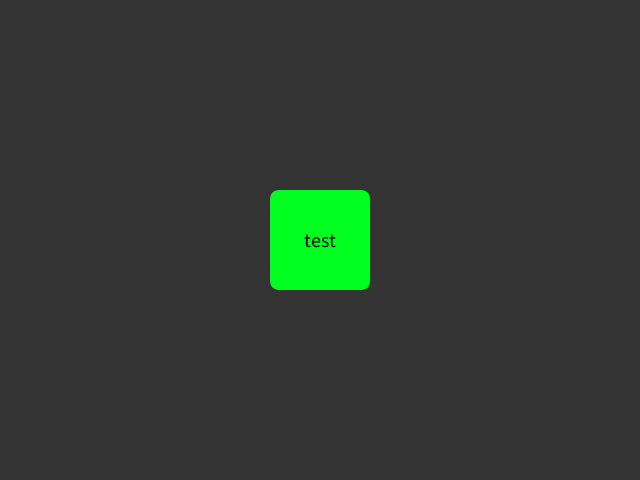
Frame 1 (no input)
Frame 60 (the mouse pressed at the canvas centre just before this capture): identical to frame 1, image omitted
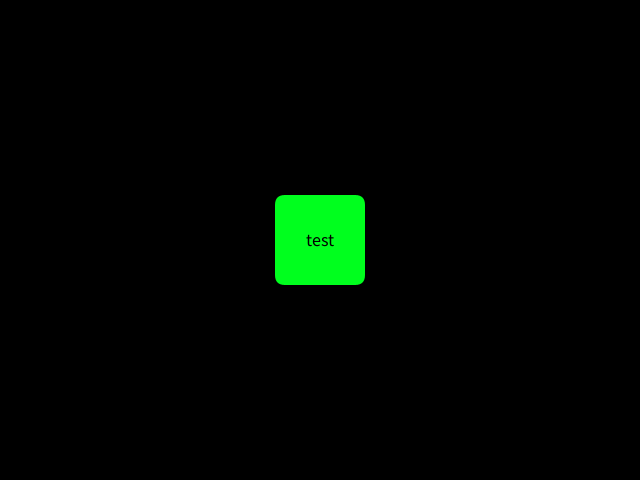
Frame 120 (the mouse held since frame 60 and released just before this capture)

The Processing sketch that drew these frames (run headless with seeded random() and noise(); from frame 60 on, the mouse is pressed at the canvas centre):

// Processing sketch: button_class
// ── button_class.pde
button test;
void setup()
{
  size(640, 480);
  test = new button(width/2, height/2, 100, 90, "test");
}
void draw()
{
  background(51);
  if(test.hold())
  {
   background(0); 
   test.show();
  }
}

// ── button.pde
class button
{
  PVector pos;
  float Width;
  float Height;
  float smallwidth;
  float smallheight;
  float originalwidth, originalheight;
  float textsize;
  color fill;
  boolean ispressed;
  boolean beenpressed;

  String text;

  button()
  {
  }

  //create a button with a position, width, height, color, and text
  button(float x, float y, float wid, float hei, float hue, String t)
  {
    pos = new PVector(x, y);
    Width = wid;
    Height = hei;
    originalwidth = wid;
    originalheight = hei;
    smallwidth = wid-10;
    smallheight = hei-10;
    colorMode(HSB);
    fill = color(hue, 255, 255);
    ispressed = false;
    text = t;
    textsize = Width/5;
  }

  button(float x, float y, float size, float hue, String t)
  {
    pos = new PVector(x, y);
    Width = size;
    Height = size;
    originalwidth = size;
    originalheight = size;
    smallwidth = size-10;
    smallheight = size-10;
        colorMode(HSB);
    fill = color(hue, 255, 255);
    ispressed = false;
    text = t;
    textsize = Width/5;
  }

  void show()
  {
    //show the button
    fill(fill);
    rectMode(CENTER);
    noStroke();
    rect(pos.x, pos.y, Width, Height, 10);

    //show the text
    fill(0);
    textsize = Width/5;
    textSize(textsize);
    textAlign(CENTER, CENTER);
    text(text, pos.x, pos.y);
  }

  boolean hold()
  {
    show();

    //return pressed or not
    if (mouseX > pos.x-Width/2 && mouseX < pos.x+Width/2 && mouseY > pos.y-Height/2 && mouseY < pos.y+Height/2 && mousePressed)
    {
      Width = smallwidth;
      Height = smallheight;
      return true;
    } else
    {
      Width = originalwidth;
      Height = originalheight;
    }
    if (!mousePressed)
    {
      ispressed = false;
    }

    return false;
  }

  //show the button and return whether the button is pressed or not
  boolean pressed()
  {
    show();

    //return pressed or not
    if (mouseX > pos.x-Width/2 && mouseX < pos.x+Width/2 && mouseY > pos.y-Height/2 && mouseY < pos.y+Height/2 && mousePressed)
    {
      if (!ispressed)
      {
        ispressed = true;
        beenpressed = true;
        return true;
      }
      Width = smallwidth;
      Height = smallheight;
    } else
    {
      Width = originalwidth;
      Height = originalheight;
    }
    if (!mousePressed)
    {
      ispressed = false;
    }

    return false;
  }
}

//---------------------------------------------------------------------------------------------------------------------------------------------------------------------------------------------------------//

//its a button but instead of being a square its a circle
class circlebutton extends button
{
  float diameter;
  float smalldiameter;
  float originaldiameter;

  circlebutton(float x, float y, float d, float hue, String t)
  {
    pos = new PVector(x, y);
    diameter = d;
    originaldiameter = d;
    smalldiameter = d-10;
    fill = color(hue, 255, 255);
    text = t;
  }

  void show()
  {
    fill(fill);
    noStroke();
    circle(pos.x, pos.y, diameter);
    fill(0);
    textSize(diameter/5);
    textAlign(CENTER, CENTER);
    text(text, pos.x, pos.y);
  }

  boolean pressed()
  {
    show();

    if (dist(pos.x, pos.y, mouseX, mouseY) < diameter/2 && mousePressed)
    {
      if (!ispressed)
      {
        ispressed = true;
        return true;
      }
      diameter = smalldiameter;
    } else
    {
      diameter= originaldiameter;
    }
    if (!mousePressed)
    {
      ispressed = false;
    }
    return false;
  }
}
